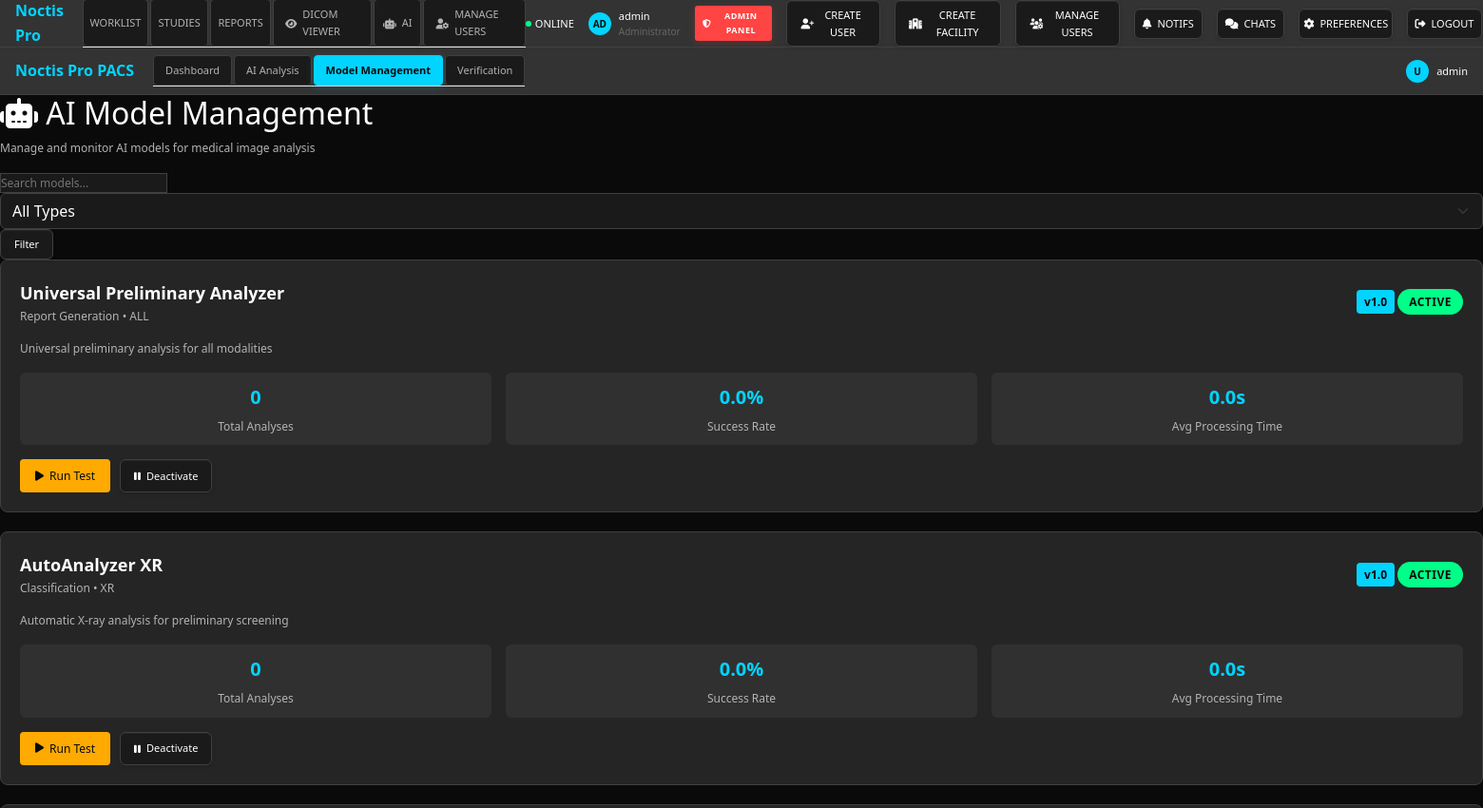
Screenshot of /ai/models/ (signed in) with the database file from the repository.
### accounts/models.py (models this page shows, shortened)
class User(AbstractUser):
    USER_ROLES = (
        ('admin', 'Administrator'),
        ('radiologist', 'Radiologist'),
        ('facility', 'Facility User'),
    )
    role = models.CharField(max_length=20, choices=USER_ROLES, default='facility')
    facility = models.ForeignKey(Facility, on_delete=models.CASCADE, null=True, blank=True)
    phone = models.CharField(max_length=20, blank=True)
    license_number = models.CharField(max_length=100, blank=True)
    specialization = models.CharField(max_length=100, blank=True)
    is_verified = models.BooleanField(default=False)
    last_login_ip = models.GenericIPAddressField(null=True, blank=True)
    created_at = models.DateTimeField(auto_now_add=True)
    updated_at = models.DateTimeField(auto_now=True)
    def is_admin(self):
        if getattr(self, 'is_superuser', False) or getattr(self, 'is_staff', False):
            return True
        return self.role == 'admin'
    def can_edit_reports(self):
        return self.role in ['admin', 'radiologist']
    def can_manage_users(self):
        if getattr(self, 'is_superuser', False) or getattr(self, 'is_staff', False):
            return True
        return self.role == 'admin'

### ai_analysis/models.py (models this page shows, shortened)
class AIModel(models.Model):
    MODEL_TYPES = [
        ('classification', 'Classification'),
        ('detection', 'Object Detection'),
        ('segmentation', 'Segmentation'),
        ('reconstruction', 'Reconstruction'),
        ('report_generation', 'Report Generation'),
        ('quality_assessment', 'Quality Assessment'),
    ]
    name = models.CharField(max_length=100)
    version = models.CharField(max_length=20)
    model_type = models.CharField(max_length=30, choices=MODEL_TYPES)
    modality = models.CharField(max_length=10)  # CT, MR, XR, etc.
    body_part = models.CharField(max_length=100, blank=True)
    description = models.TextField()
    training_data_info = models.TextField(blank=True)
    accuracy_metrics = models.JSONField(default=dict, blank=True)
    model_file_path = models.CharField(max_length=500)
    config_file_path = models.CharField(max_length=500, blank=True)
    preprocessing_config = models.JSONField(default=dict, blank=True)
    is_active = models.BooleanField(default=True)
    is_trained = models.BooleanField(default=False)
    last_trained = models.DateTimeField(null=True, blank=True)
    total_analyses = models.IntegerField(default=0)
    avg_processing_time = models.FloatField(default=0)  # in seconds
    success_rate = models.FloatField(default=0)  # percentage
    created_by = models.ForeignKey(User, on_delete=models.SET_NULL, null=True)
    created_at = models.DateTimeField(auto_now_add=True)
    updated_at = models.DateTimeField(auto_now=True)

### ai_analysis/views.py (the view)
# urls.py: path('models/', views.model_management, name='model_management'),
@login_required
@user_passes_test(lambda u: u.is_admin())
def model_management(request):
    models = AIModel.objects.all().order_by('-created_at')
    search_query = request.GET.get('search', '')
    if search_query:
        models = models.filter(
            Q(name__icontains=search_query) |
            Q(description__icontains=search_query) |
            Q(modality__icontains=search_query)
        )
    model_type_filter = request.GET.get('model_type', '')
    if model_type_filter:
        models = models.filter(model_type=model_type_filter)
    paginator = Paginator(models, 20)
    page_number = request.GET.get('page')
    models_page = paginator.get_page(page_number)
    context = {
        'models': models_page,
        'search_query': search_query,
        'model_type_filter': model_type_filter,
        'model_types': AIModel.MODEL_TYPES,
    }
    return render(request, 'ai_analysis/model_management.html', context)

### templates/ai_analysis/model_management.html (shortened to what this page needs)
{% extends 'base.html' %}
{% block content %}
<div class="dashboard-container">
    <div class="top-navbar">
        <div class="nav-left">
            <div class="logo">Noctis Pro PACS</div>
            <div class="nav-tabs">
                <a href="{% url 'worklist:dashboard' %}" class="nav-tab">Dashboard</a>
                <a href="{% url 'ai_analysis:ai_dashboard' %}" class="nav-tab">AI Analysis</a>
                <a href="{% url 'ai_analysis:model_management' %}" class="nav-tab active">Model Management</a>
                <a href="{% url 'ai_analysis:verify_ai_models' %}" class="nav-tab">Verification</a>
            </div>
        </div>
        <div class="nav-right">
            <div class="user-info">
                <div class="user-avatar">{{ user.first_name.0|default:"U" }}</div>
                <span>{{ user.get_full_name|default:user.username }}</span>
            </div>
        </div>
    </div>
    <div class="main-content">
        <div class="content-header">
            <h2><i class="fas fa-robot"></i> AI Model Management</h2>
            <p class="text-secondary">Manage and monitor AI models for medical image analysis</p>
        </div>
        <div class="filters-section">
            <form method="GET" class="filters-form">
                <div class="filter-group">
                    <input type="text" name="search" value="{{ search_query }}" placeholder="Search models..." class="form-input">
                </div>
                <div class="filter-group">
                    <select name="model_type" class="form-select">
                        <option value="">All Types</option>
                    </select>
                </div>
                <button type="submit" class="btn-control primary">Filter</button>
            </form>
        </div>
        <div class="models-list">
            {% for model in models %}
            <div class="model-card">
                <div class="model-header">
                    <div>
                        <div class="model-name">{{ model.name }}</div>
                        <div class="text-secondary">{{ model.get_model_type_display }} • {{ model.modality }}</div>
                    </div>
                    <div>
                        <span class="model-version">v{{ model.version }}</span>
                        <span class="status-badge {% if model.is_active %}status-active{% else %}status-inactive{% endif %}">
                            {% if model.is_active %}Active{% else %}Inactive{% endif %}
                        </span>
                    </div>
                </div>
                <div class="model-description">
                    <p class="text-secondary">{{ model.description }}</p>
                </div>
                <div class="model-stats">
                    <div class="stat-item">
                        <div class="stat-value">{{ model.total_analyses }}</div>
                        <div class="stat-label">Total Analyses</div>
                    </div>
                    <div class="stat-item">
                        <div class="stat-value">{{ model.success_rate|floatformat:1 }}%</div>
                        <div class="stat-label">Success Rate</div>
                    </div>
                    <div class="stat-item">
                        <div class="stat-value">{{ model.avg_processing_time|floatformat:1 }}s</div>
                        <div class="stat-label">Avg Processing Time</div>
                    </div>
                </div>
                <div class="model-actions">
                    <button class="btn-test" onclick="testModel({{ model.id }})">
                        <i class="fas fa-play"></i> Run Test
                    </button>
                    {% if model.is_active %}
                    <button class="btn-control" onclick="toggleModel({{ model.id }}, false)">
                        <i class="fas fa-pause"></i> Deactivate
                    </button>
                    {% else %}
                    <button class="btn-control primary" onclick="toggleModel({{ model.id }}, true)">
                        <i class="fas fa-play"></i> Activate
                    </button>
                    {% endif %}
                </div>
            </div>
            {% empty %}
            <div class="empty-state">
                <i class="fas fa-robot" style="font-size: 48px; color: var(--text-muted); margin-bottom: 20px;"></i>
                <h3>No AI Models Found</h3>
                <p class="text-secondary">No AI models match your current filters.</p>
            </div>
            {% endfor %}
        </div>
    </div>
</div>
{% endblock %}

### templates/base.html (shortened to what this page needs)
<!DOCTYPE html>
<html lang="en">
<head>
    <link href="https://cdn.jsdelivr.net/npm/bootstrap@5.3.0/dist/css/bootstrap.min.css" rel="stylesheet">
    <link href="https://cdnjs.cloudflare.com/ajax/libs/font-awesome/6.4.0/css/all.min.css" rel="stylesheet">
    {% load static %}
    {% load dicts %}
    <link rel="stylesheet" href="{% static 'css/noctis-dashboard-style.css' %}">
    <link href="{% static 'css/dicom-viewer-buttons.css' %}" rel="stylesheet">
    <link href="{% static 'css/enhanced-buttons.css' %}" rel="stylesheet">
    <link href="{% static 'css/websocket-ui.css' %}" rel="stylesheet">
    <link href="{% static 'css/visibility-fixes.css' %}" rel="stylesheet">
    <link href="{% static 'css/admin-permissions-fix.css' %}" rel="stylesheet">
</head>
<body class="bg-medical" data-user-id="{% if user.is_authenticated %}{{ user.id }}{% endif %}">
{% if not hide_navbar %}
    <nav class="top-navbar" role="navigation" aria-label="Main Navigation">
        <div class="nav-left">
            <div class="logo"> Noctis Pro PACS</div>
            <div class="nav-tabs">
                <div class="nav-tab{% if request.resolver_match and request.resolver_match.namespace == 'worklist' %} active{% endif %}" onclick="window.location.href='{% url 'worklist:dashboard' %}'">WORKLIST</div>
                <div class="nav-tab" onclick="window.location.href='{% url 'worklist:study_list' %}'">STUDIES</div>
                <div class="nav-tab" onclick="window.location.href='{% url 'reports:report_list' %}'">REPORTS</div>
                <div class="nav-tab" onclick="window.location.href='{% url 'dicom_viewer:viewer' %}'"><i class="fas fa-eye"></i> DICOM VIEWER</div>
                {% user_caps as caps %}
                {% if caps.ai_visible %}
                {% if user.role == 'admin' or user.role == 'radiologist' %}
                <div class="nav-tab" onclick="window.location.href='{% url 'ai_analysis:ai_dashboard' %}'"><i class="fas fa-robot"></i> AI</div>
                {% endif %}
                {% endif %}
                {% if user.is_authenticated %}
                {% user_caps as caps %}
                {% if user.role == 'admin' or caps.manage_users %}
                <div class="nav-tab" onclick="window.location.href='{% url 'admin_panel:user_management' %}'"><i class="fas fa-user-cog"></i> MANAGE USERS</div>
                {% endif %}
                {% endif %}
            </div>
        </div>
        <div class="nav-right">
            <div class="status-indicator">
                <div class="status-dot"></div>
                <span>ONLINE</span>
            </div>
            <div class="user-info">
                <div class="user-avatar">{{ user.get_full_name|default:user.username|slice:":2"|upper }}</div>
                <div>
                    <div>{{ user.get_full_name|default:user.username }}</div>
                    <div style="color: var(--text-muted); font-size: 10px;">{% if user.role == 'admin' %}Administrator{% elif user.role == 'radiologist' %}Radiologist{% else %}Facility User{% endif %}</div>
                </div>
            </div>
            {% if user.is_authenticated %}
            {% user_caps as caps %}
            {% if user.role == 'admin' or caps.manage_settings %}
            <button type="button" class="admin-btn" onclick="window.location.href='{% url 'admin_panel:dashboard' %}'" title="Administrator Dashboard"><i class="fas fa-shield-alt"></i> ADMIN PANEL</button>
            {% endif %}
            {% if user.role == 'admin' or caps.manage_users %}
            <button type="button" class="btn-control" onclick="window.location.href='{% url 'admin_panel:user_create' %}'" title="Create New User"><i class="fas fa-user-plus"></i> CREATE USER</button>
            {% endif %}
            {% if user.role == 'admin' or caps.manage_facilities %}
            <button type="button" class="btn-control" onclick="window.location.href='{% url 'admin_panel:facility_create' %}'" title="Create New Facility"><i class="fas fa-hospital"></i> CREATE FACILITY</button>
            {% endif %}
            {% if user.role == 'admin' or caps.manage_users %}
            <button type="button" class="btn-control" onclick="window.location.href='{% url 'admin_panel:user_management' %}'" title="Manage All Users"><i class="fas fa-users-cog"></i> MANAGE USERS</button>
            {% endif %}
            {% endif %}
            <button type="button" class="btn-control" onclick="window.location.href='{% url 'notifications:list' %}'"   title="Notifications">
                <i class="fas fa-bell"></i> NOTIFS <span id="notifBadge" class="study-count" style="display:none">0</span>
            </button>
            <button type="button" class="btn-control" onclick="window.location.href='{% url 'chat:chat_rooms' %}'"   title="Chats">
                <i class="fas fa-comments"></i> CHATS
            </button>
            {% if user.is_authenticated %}
            <button type="button" class="btn-control" onclick="window.location.href='{% url 'accounts:preferences' %}'" title="User Preferences">
                <i class="fas fa-cog"></i> PREFERENCES
            </button>
            <button type="button" class="btn-control" onclick="window.location.href='{% url 'accounts:logout' %}'"   title="Logout">
                <i class="fas fa-sign-out-alt"></i> LOGOUT
            </button>
            {% endif %}
        </div>
    </nav>
{% endif %}
    {% block content %}{% endblock %}
</body>
</html>

### rows the page displays
User: get_full_name "AD", get_full_name "admin", first_name.0 "U"
AIModel: name "Universal Preliminary Analyzer", model_type "Report Generation", modality "ALL", version "1.0", is_active "ACTIVE", description "Universal preliminary analysis for all modalities", total_analyses "0", success_rate "0.0", avg_processing_time "0.0"
AIModel: name "AutoAnalyzer XR", model_type "Classification", modality "XR", version "1.0", is_active "ACTIVE", description "Automatic X-ray analysis for preliminary screening", total_analyses "0", success_rate "0.0", avg_processing_time "0.0"
